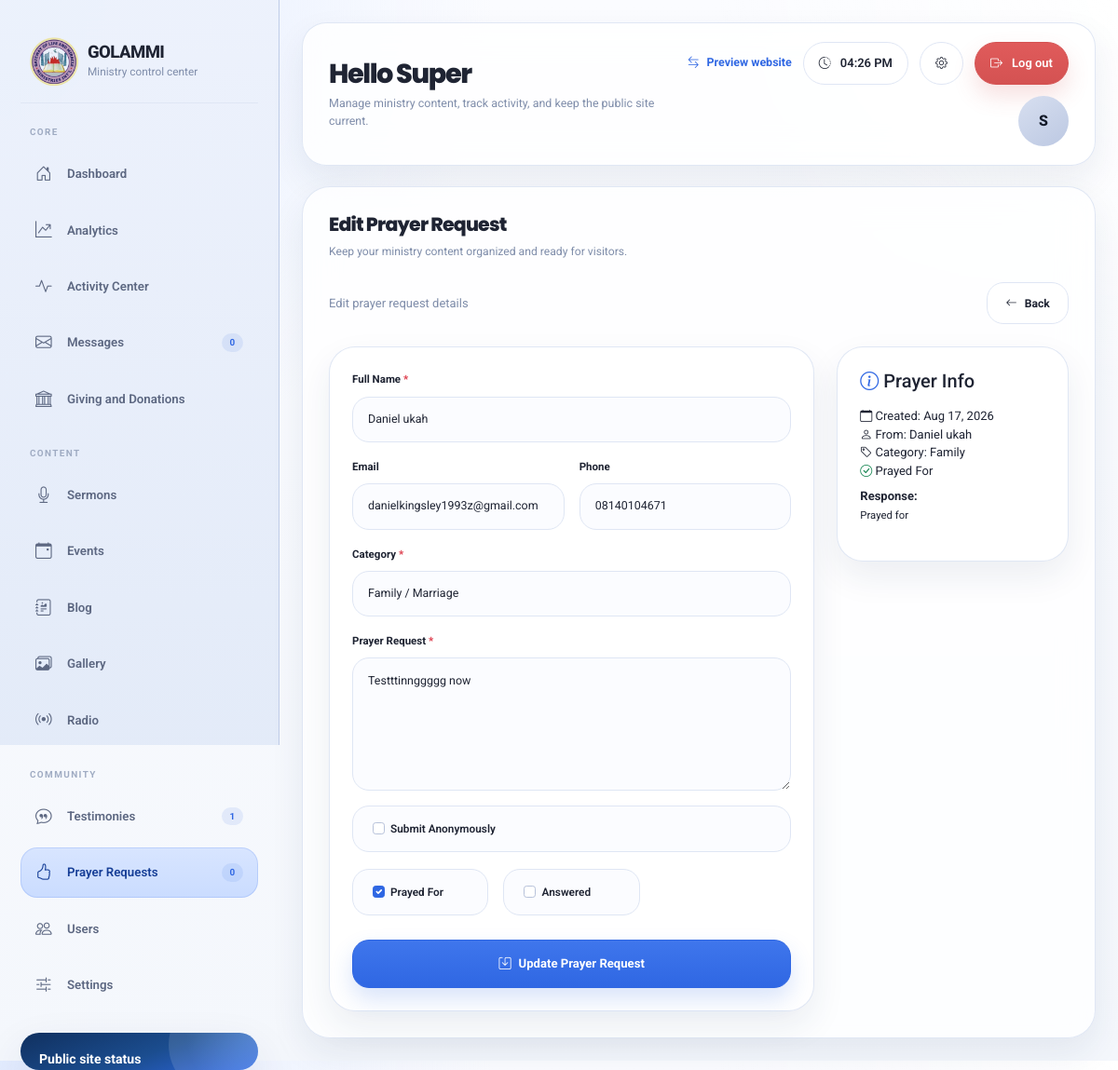
/admin/prayer-requests/edit/1 (signed in), run on an earlier commit of the app's database.
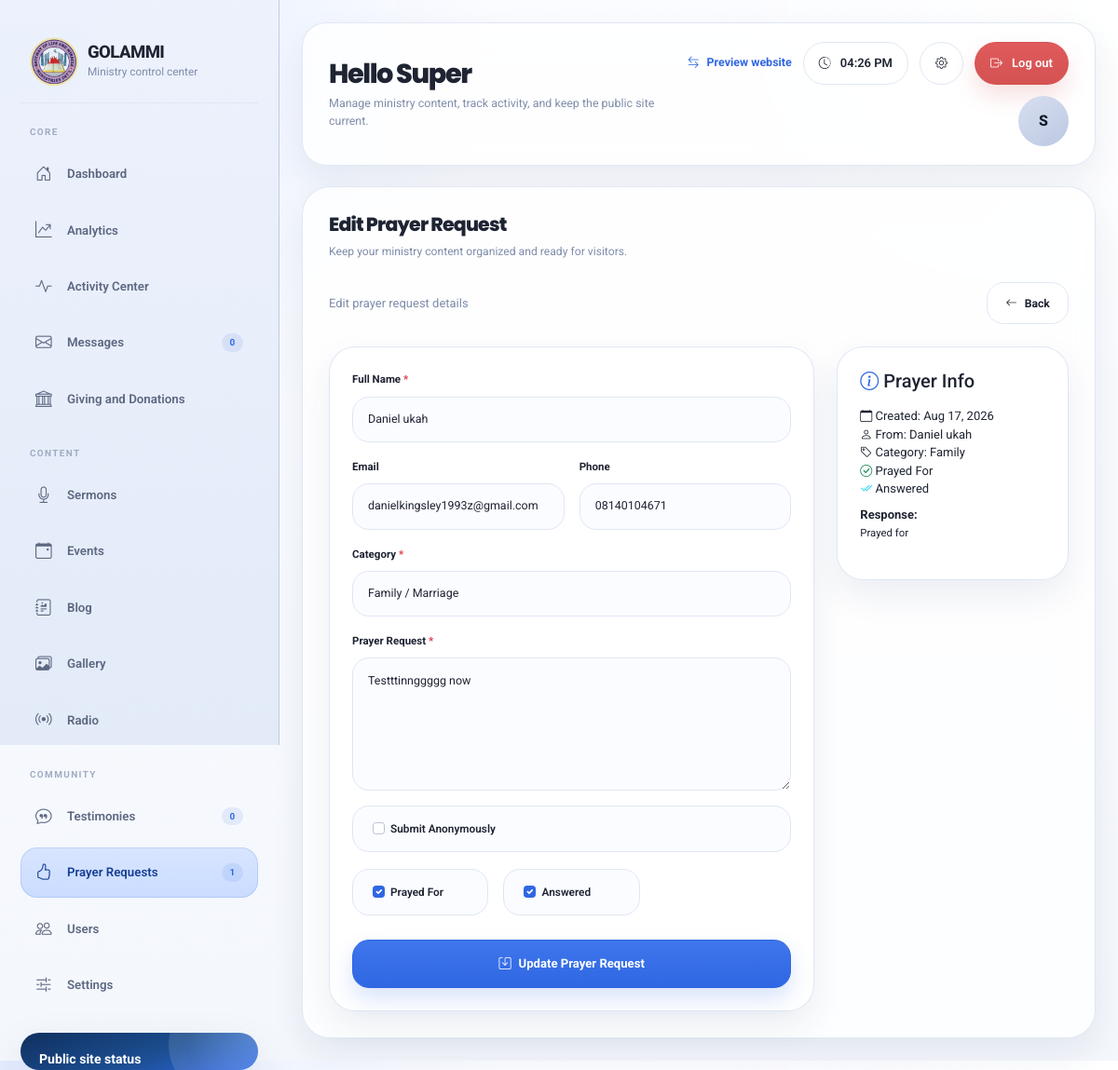
And on a later commit of the database.
### models/prayer.py (models this page shows, shortened)
class PrayerRequest(db.Model):
    __tablename__ = 'prayer_requests'
    id = db.Column(db.Integer, primary_key=True)
    full_name = db.Column(db.String(100), nullable=False)
    email = db.Column(db.String(120))
    phone = db.Column(db.String(20))
    category = db.Column(db.String(50), nullable=False)
    request = db.Column(db.Text, nullable=False)
    is_anonymous = db.Column(db.Boolean, default=False)
    is_prayed_for = db.Column(db.Boolean, default=False)
    is_answered = db.Column(db.Boolean, default=False)
    response = db.Column(db.Text)
    responded_by = db.Column(db.Integer, db.ForeignKey('users.id'))
    responded_at = db.Column(db.DateTime)
    created_at = db.Column(db.DateTime, default=datetime.utcnow)
    updated_at = db.Column(db.DateTime, default=datetime.utcnow, onupdate=datetime.utcnow)
    responder = db.relationship('User', foreign_keys=[responded_by])

### routes/admin.py (the view, shortened to what this page needs)
@admin_bp.route('/prayer-requests/edit/<int:request_id>', methods=['GET', 'POST'])
@login_required
@admin_required
def edit_prayer_request(request_id):
    prayer = PrayerRequest.query.get_or_404(request_id)
    class EditPrayerForm(FlaskForm):
        full_name = StringField('Full Name', validators=[DataRequired(), Length(max=100)])
        email = EmailField('Email', validators=[Optional(), Email()])
        phone = StringField('Phone', validators=[Optional(), Length(max=20)])
        category = SelectField('Category', choices=[
            ('healing', 'Healing / Health'),
            ('deliverance', 'Deliverance'),
            ('financial', 'Financial Breakthrough'),
            ('family', 'Family / Marriage'),
            ('career', 'Career / Business'),
            ('salvation', 'Salvation / Soul Winning'),
            ('general', 'General Request')
        ], validators=[DataRequired()])
        request = TextAreaField('Prayer Request', validators=[DataRequired()])
        is_anonymous = BooleanField('Submit Anonymously')
        is_prayed_for = BooleanField('Prayed For')
        is_answered = BooleanField('Answered')
    form = EditPrayerForm(obj=prayer)
    return render_template('admin/edit_prayer_request.html', form=form, prayer=prayer, title='Edit Prayer Request')

### routes/admin.py
    class EditPrayerForm(FlaskForm):
        full_name = StringField('Full Name', validators=[DataRequired(), Length(max=100)])
        email = EmailField('Email', validators=[Optional(), Email()])
        phone = StringField('Phone', validators=[Optional(), Length(max=20)])
        category = SelectField('Category', choices=[
            ('healing', 'Healing / Health'),
            ('deliverance', 'Deliverance'),
            ('financial', 'Financial Breakthrough'),
            ('family', 'Family / Marriage'),
            ('career', 'Career / Business'),
            ('salvation', 'Salvation / Soul Winning'),
            ('general', 'General Request')
        ], validators=[DataRequired()])
        request = TextAreaField('Prayer Request', validators=[DataRequired()])
        is_anonymous = BooleanField('Submit Anonymously')
        is_prayed_for = BooleanField('Prayed For')
        is_answered = BooleanField('Answered')

### models/user.py (called while the page is built)
    def is_super_admin(self):
        return self.role == "super_admin"

    def is_admin(self):
        return self.role in ["super_admin", "admin"]

### utils.py (called while the page is built)
def get_current_time():
    return datetime.utcnow()

### templates/admin/edit_prayer_request.html (shortened to what the changed rows need)
{% extends "admin/base.html" %}
{% block content %}
<div class="row">
    <div class="col-lg-8">
        <div class="admin-card">
            <form method="POST">
                <div class="row g-3">
                    <div class="col-12">
                        <div class="form-group">
                            <label class="form-label">Full Name <span class="text-danger">*</span></label>
                            {{ form.full_name(class="form-control", placeholder="Enter full name") }}
                        </div>
                    </div>
                    <div class="col-md-6">
                        <div class="form-group">
                            <label class="form-label">Email</label>
                            {{ form.email(class="form-control", placeholder="Email address") }}
                        </div>
                    </div>
                    <div class="col-md-6">
                        <div class="form-group">
                            <label class="form-label">Phone</label>
                            {{ form.phone(class="form-control", placeholder="Phone number") }}
                        </div>
                    </div>
                    <div class="col-12">
                        <div class="form-group">
                            <label class="form-label">Category <span class="text-danger">*</span></label>
                            {{ form.category(class="form-control") }}
                        </div>
                    </div>
                    <div class="col-12">
                        <div class="form-group">
                            <label class="form-label">Prayer Request <span class="text-danger">*</span></label>
                            {{ form.request(class="form-control", rows="6", placeholder="Share the prayer request in detail...") }}
                        </div>
                    </div>
                    <div class="col-12">
                        <div class="form-check">
                            {{ form.is_anonymous(class="form-check-input") }}
                            <label class="form-check-label">Submit Anonymously</label>
                        </div>
                    </div>
                    <div class="col-md-4">
                        <div class="form-check">
                            {{ form.is_prayed_for(class="form-check-input") }}
                            <label class="form-check-label">Prayed For</label>
                        </div>
                    </div>
                    <div class="col-md-4">
                        <div class="form-check">
                            {{ form.is_answered(class="form-check-input") }}
                            <label class="form-check-label">Answered</label>
                        </div>
                    </div>
                </div>
            </form>
        </div>
    </div>
    <div class="col-lg-4">
        <div class="admin-card">
            <ul class="list-unstyled">
                <li><i class="bi bi-calendar"></i> Created: {{ prayer.created_at.strftime('%b %d, %Y') }}</li>
                <li><i class="bi bi-person"></i> From: {{ prayer.full_name }}</li>
                <li><i class="bi bi-tag"></i> Category: {{ prayer.category|title }}</li>
                {% if prayer.is_prayed_for %}
                <li><i class="bi bi-check-circle text-success"></i> Prayed For</li>
                {% else %}
                <li><i class="bi bi-clock text-warning"></i> Pending</li>
                {% endif %}
                {% if prayer.is_answered %}
                <li><i class="bi bi-check2-all text-info"></i> Answered</li>
                {% endif %}
                {% if prayer.response %}
                <li class="mt-2"><strong>Response:</strong></li>
                <li><small>{{ prayer.response|truncate(100) }}</small></li>
                {% endif %}
            </ul>
        </div>
    </div>
</div>
{% endblock %}

### templates/admin/base.html (shortened to what the changed rows need)
<!DOCTYPE html>
<html lang="en">
<head>
    <link href="{{ url_for('static', filename='assets/vendor/bootstrap/css/bootstrap.min.css') }}" rel="stylesheet">
    <link href="{{ url_for('static', filename='assets/vendor/bootstrap-icons/bootstrap-icons.css') }}" rel="stylesheet">
    <link href="{{ url_for('static', filename='assets/vendor/aos/aos.css') }}" rel="stylesheet">
</head>
<body>
    <div class="admin-layout">
        <aside class="sidebar">
            <div class="sidebar-inner">
                <div class="brand">
                    <div class="brand-copy">
                        <h1>GOLAMMI</h1>
                    </div>
                </div>
                <div>
                    <nav class="nav">
                        <a class="nav-link {% if request.endpoint in ['admin.testimonies', 'admin.add_testimony', 'admin.edit_testimony'] %}active{% endif %}" href="{{ url_for('admin.testimonies') }}">
                            <i class="bi bi-chat-quote"></i>
                            <span>Testimonies</span>
                            <span class="badge">{{ testimony_pending_count or 0 }}</span>
                        </a>
                        <a class="nav-link {% if request.endpoint in ['admin.prayer_requests', 'admin.add_prayer_request', 'admin.edit_prayer_request'] %}active{% endif %}" href="{{ url_for('admin.prayer_requests') }}">
                            <i class="bi bi-hand-thumbs-up"></i>
                            <span>Prayer Requests</span>
                            <span class="badge">{{ prayer_pending_count or 0 }}</span>
                        </a>
                    </nav>
                </div>
            </div>
        </aside>
        <main class="main-content">
            <section class="topbar">
                <div class="topbar-copy">
                    <h2>{% block topbar_title %}Hello {{ current_user.full_name.split(' ')[0] if current_user.is_authenticated else 'Admin' }}{% endblock %}</h2>
                </div>
            </section>
            <section class="content-stage">
                {% block content %}{% endblock %}
            </section>
        </main>
    </div>
</body>
</html>

What changed in the data, as far as the page shows it:
changed PrayerRequest "Daniel ukah": is_answered "☐" → "☑"
Also different on the page:
{{ testimony_pending_count or 0 }}: "1" → "0"
{{ prayer_pending_count or 0 }}: "0" → "1"
text now shown: "Answered"
